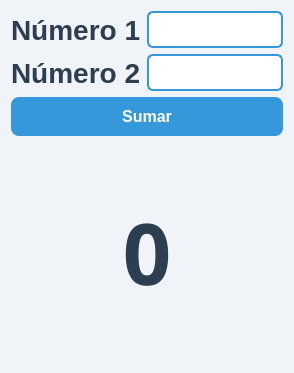
<?xml version="1.0" encoding="UTF-8"?>
<ui version="4.0">
 <class>Dialog</class>
 <widget class="QDialog" name="Dialog">
  <property name="geometry">
   <rect>
    <x>0</x>
    <y>0</y>
    <width>294</width>
    <height>373</height>
   </rect>
  </property>
  <property name="windowTitle">
   <string>Calculadora</string>
  </property>
  <property name="styleSheet">
   <string notr="true">QDialog {
    background-color: #f0f4f8; /* Fondo gris-azulado claro */
    border-radius: 10px;
}

QLabel {
    color: #2c3e50; /* Azul oscuro elegante */
    font-family: &quot;Segoe UI&quot;, &quot;Arial Black&quot;;
    font-size: 21pt;
    font-weight: bold;
}
QLabel#label_resultado {
    color: #2c3e50; /* Azul oscuro elegante */
    font-family: &quot;Segoe UI&quot;, &quot;Arial Black&quot;;
    font-size: 64pt;
    font-weight: bold;
}

QLineEdit {
    background-color: #ffffff;
    border: 2px solid #3498db; /* Azul vibrante */
    border-radius: 6px;
    padding: 6px;
    font-size: 12pt;
    color: #2c3e50;
}

QLineEdit:focus {
    border: 2px solid #1abc9c; /* Verde turquesa al enfocar */
    background-color: #ecf9f6;
}

QPushButton {
    background-color: #3498db; /* Azul principal */
    color: #ffffff;
    border: none;
    border-radius: 8px;
    padding: 10px 18px;
    font-size: 12pt;
    font-weight: bold;
}

QPushButton:hover {
    background-color: #2980b9; /* Azul más intenso */
}

QPushButton:pressed {
    background-color: #1f5a85; /* Azul profundo al presionar */
}

</string>
  </property>
  <layout class="QHBoxLayout" name="horizontalLayout">
   <item>
    <layout class="QVBoxLayout" name="verticalLayout">
     <item>
      <layout class="QGridLayout" name="gridLayout">
       <item row="0" column="0">
        <widget class="QLabel" name="label">
         <property name="text">
          <string>Número 1</string>
         </property>
        </widget>
       </item>
       <item row="0" column="1">
        <widget class="QLineEdit" name="edit_numero1"/>
       </item>
       <item row="1" column="0">
        <widget class="QLabel" name="label_2">
         <property name="text">
          <string>Número 2</string>
         </property>
        </widget>
       </item>
       <item row="1" column="1">
        <widget class="QLineEdit" name="edit_numero2"/>
       </item>
      </layout>
     </item>
     <item>
      <widget class="QPushButton" name="boton_sumar">
       <property name="text">
        <string>Sumar</string>
       </property>
      </widget>
     </item>
     <item>
      <widget class="QLabel" name="label_resultado">
       <property name="font">
        <font>
         <family>Segoe UI,Arial Black</family>
         <pointsize>64</pointsize>
         <weight>75</weight>
         <bold>true</bold>
        </font>
       </property>
       <property name="text">
        <string>0</string>
       </property>
       <property name="alignment">
        <set>Qt::AlignCenter</set>
       </property>
      </widget>
     </item>
    </layout>
   </item>
  </layout>
 </widget>
 <resources/>
 <connections/>
</ui>
